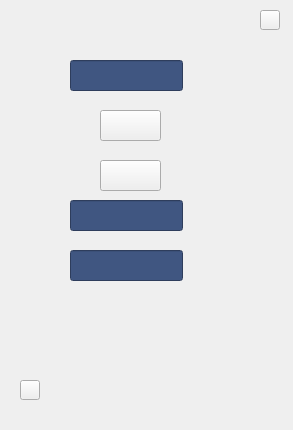
<?xml version="1.0" encoding="UTF-8"?>
<ui version="4.0">
 <class>widget3_15</class>
 <widget class="QWidget" name="widget3_15">
  <property name="geometry">
   <rect>
    <x>0</x>
    <y>0</y>
    <width>293</width>
    <height>430</height>
   </rect>
  </property>
  <property name="windowTitle">
   <string>Form</string>
  </property>
  <widget class="QFrame" name="frame">
   <property name="geometry">
    <rect>
     <x>0</x>
     <y>0</y>
     <width>293</width>
     <height>430</height>
    </rect>
   </property>
   <property name="sizePolicy">
    <sizepolicy hsizetype="Ignored" vsizetype="Ignored">
     <horstretch>0</horstretch>
     <verstretch>0</verstretch>
    </sizepolicy>
   </property>
   <property name="frameShape">
    <enum>QFrame::NoFrame</enum>
   </property>
   <property name="frameShadow">
    <enum>QFrame::Plain</enum>
   </property>
   <property name="lineWidth">
    <number>0</number>
   </property>
   <widget class="MyLineEdit" name="edit_2">
    <property name="geometry">
     <rect>
      <x>70</x>
      <y>200</y>
      <width>113</width>
      <height>31</height>
     </rect>
    </property>
    <property name="sizePolicy">
     <sizepolicy hsizetype="Ignored" vsizetype="Ignored">
      <horstretch>0</horstretch>
      <verstretch>0</verstretch>
     </sizepolicy>
    </property>
    <property name="font">
     <font>
      <family>微软雅黑</family>
      <pointsize>12</pointsize>
     </font>
    </property>
    <property name="styleSheet">
     <string notr="true">color: rgb(255, 255, 255);
background-color: rgb(64, 86, 129);</string>
    </property>
    <property name="alignment">
     <set>Qt::AlignRight|Qt::AlignTrailing|Qt::AlignVCenter</set>
    </property>
   </widget>
   <widget class="QPushButton" name="bt_2">
    <property name="geometry">
     <rect>
      <x>100</x>
      <y>160</y>
      <width>61</width>
      <height>31</height>
     </rect>
    </property>
    <property name="sizePolicy">
     <sizepolicy hsizetype="Ignored" vsizetype="Ignored">
      <horstretch>0</horstretch>
      <verstretch>0</verstretch>
     </sizepolicy>
    </property>
    <property name="text">
     <string/>
    </property>
   </widget>
   <widget class="MyLineEdit" name="edit_3">
    <property name="geometry">
     <rect>
      <x>70</x>
      <y>250</y>
      <width>113</width>
      <height>31</height>
     </rect>
    </property>
    <property name="sizePolicy">
     <sizepolicy hsizetype="Ignored" vsizetype="Ignored">
      <horstretch>0</horstretch>
      <verstretch>0</verstretch>
     </sizepolicy>
    </property>
    <property name="font">
     <font>
      <family>微软雅黑</family>
      <pointsize>12</pointsize>
     </font>
    </property>
    <property name="styleSheet">
     <string notr="true">color: rgb(255, 255, 255);
background-color: rgb(64, 86, 129);</string>
    </property>
    <property name="alignment">
     <set>Qt::AlignRight|Qt::AlignTrailing|Qt::AlignVCenter</set>
    </property>
   </widget>
   <widget class="QPushButton" name="bt_1">
    <property name="geometry">
     <rect>
      <x>100</x>
      <y>110</y>
      <width>61</width>
      <height>31</height>
     </rect>
    </property>
    <property name="sizePolicy">
     <sizepolicy hsizetype="Ignored" vsizetype="Ignored">
      <horstretch>0</horstretch>
      <verstretch>0</verstretch>
     </sizepolicy>
    </property>
    <property name="text">
     <string/>
    </property>
   </widget>
   <widget class="MyLineEdit" name="edit_1">
    <property name="geometry">
     <rect>
      <x>70</x>
      <y>60</y>
      <width>113</width>
      <height>31</height>
     </rect>
    </property>
    <property name="sizePolicy">
     <sizepolicy hsizetype="Ignored" vsizetype="Ignored">
      <horstretch>0</horstretch>
      <verstretch>0</verstretch>
     </sizepolicy>
    </property>
    <property name="font">
     <font>
      <family>微软雅黑</family>
      <pointsize>12</pointsize>
     </font>
    </property>
    <property name="styleSheet">
     <string notr="true">color: rgb(255, 255, 255);
background-color: rgb(64, 86, 129);</string>
    </property>
    <property name="alignment">
     <set>Qt::AlignRight|Qt::AlignTrailing|Qt::AlignVCenter</set>
    </property>
   </widget>
   <widget class="QPushButton" name="bt_close">
    <property name="geometry">
     <rect>
      <x>260</x>
      <y>10</y>
      <width>20</width>
      <height>20</height>
     </rect>
    </property>
    <property name="sizePolicy">
     <sizepolicy hsizetype="Ignored" vsizetype="Ignored">
      <horstretch>0</horstretch>
      <verstretch>0</verstretch>
     </sizepolicy>
    </property>
    <property name="text">
     <string/>
    </property>
   </widget>
   <widget class="QPushButton" name="bt_lastpage">
    <property name="geometry">
     <rect>
      <x>20</x>
      <y>380</y>
      <width>20</width>
      <height>20</height>
     </rect>
    </property>
    <property name="sizePolicy">
     <sizepolicy hsizetype="Ignored" vsizetype="Ignored">
      <horstretch>0</horstretch>
      <verstretch>0</verstretch>
     </sizepolicy>
    </property>
    <property name="text">
     <string/>
    </property>
   </widget>
  </widget>
 </widget>
 <customwidgets>
  <customwidget>
   <class>MyLineEdit</class>
   <extends>QLineEdit</extends>
   <header>mylineedit.h</header>
  </customwidget>
 </customwidgets>
 <resources/>
 <connections/>
</ui>
